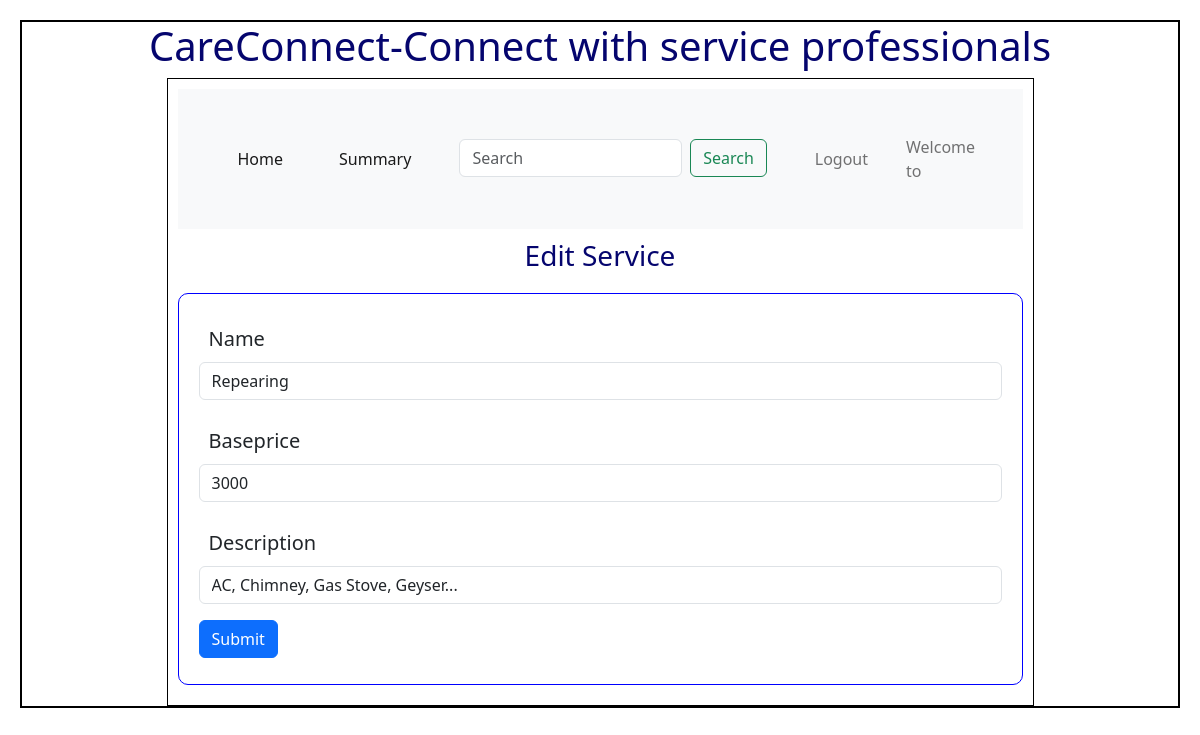
Before: /edit_service/2 with the older database file.
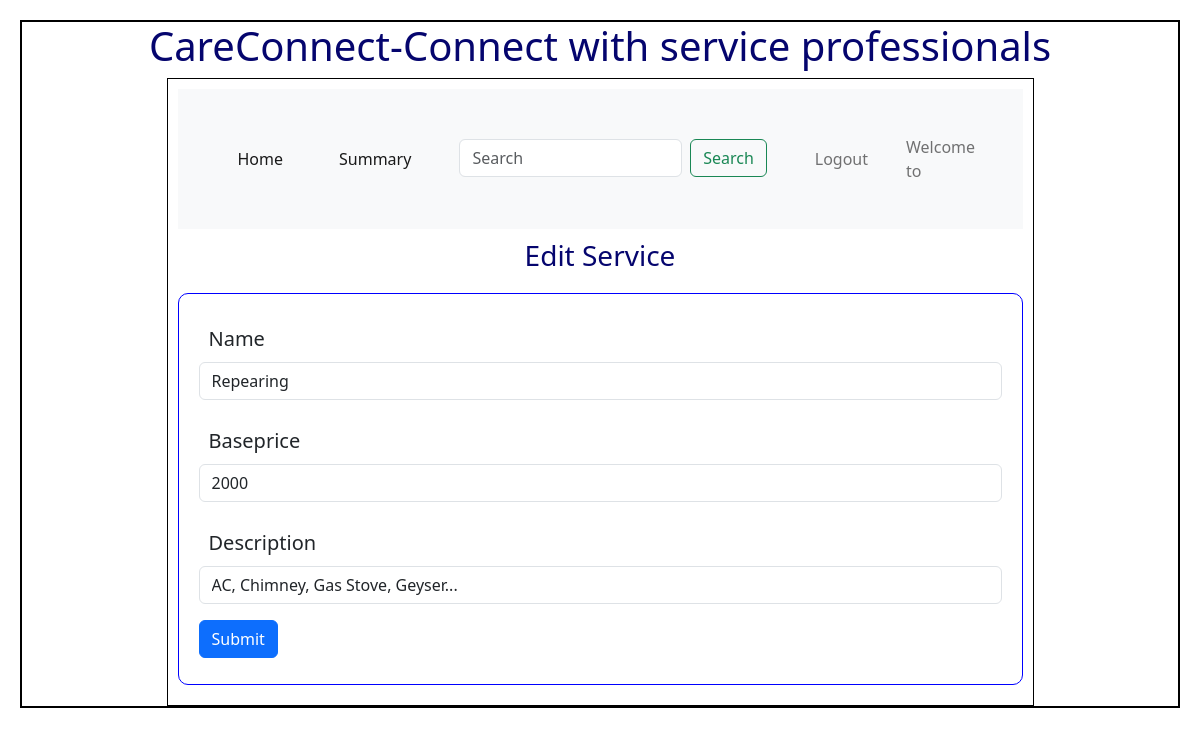
After: the same page with the newer database file.
### Backend/models.py (models this page shows)
class Service(db.Model):
    __tablename__="Service"
    id = db.Column(db.Integer, primary_key=True)
    name=db.Column(db.String,nullable=False)
    description=db.Column(db.String,nullable=False)
    baseprice=db.Column(db.Integer,default=0.0)
    subservice=db.Column(db.String,nullable=False)
    location=db.Column(db.String,nullable=False)
    pincode=db.Column(db.String,nullable=False)

### Backend/controllers.py (the view)
@app.route("/edit_service/<id>", methods=["GET", "POST"])
def edit_service(id):
    service = Service.query.get(id)
    if request.method == "POST":
        service.name = request.form.get("name")
        service.baseprice = request.form.get("baseprice")
        service.description = request.form.get("description")
        db.session.commit()
        return redirect(url_for("admin_dashboard", name="Admin"))
    return render_template("EorDservices.html", service=service)

### Templates/EorDservices.html
{%extends "admin_layout.html"%}
{%block content%}
                <div class = "center"><h3>Edit Service</h3></div>
                <form action="#" method="POST">
                <form action="{{ url_for('delete_service', id=service.id) }}" method="POST">
                <form action="{{ url_for('edit_service', id=service.id) }}" method="POST">
                <div class="input_form">
                    <div class="mb-3">
                        <label for="name" class="form-label">Name</label>
                        <input type="text" class="form-control" name="name"id="name" value="{{service.name}}">
                    </div>
                    <div class="mb-3">
                        <label for="baseprice" class="form-label">Baseprice</label>
                        <input type="numbers" class="form-control" name="baseprice" id="baseprice" value="{{service.baseprice}}">
                    </div>
                    <div class="mb-3">
                        <label for="description" class="form-label">Description</label>
                        <input type="text" class="form-control"  name="description" id="address" value="{{service.description}}">
                    </div>
                    <div class="mb-3">
                        <button type="submit" class="btn btn-primary">Submit</button>
                    </div>
                </div>
                </form>
                </form>
                </form>
                </div>
{%endblock%}

Changed rows visible on the page:
changed Service "Repearing": baseprice "3000" → "2000"
